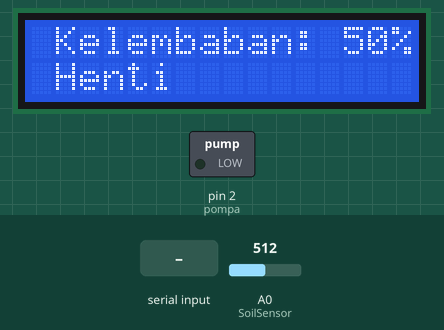
The sketch below on a simulated Arduino Uno, built with avr-gcc and run on an emulated ATmega328P. Parts: 16×2 character LCD, switched loads named in the sketch (green lamp = pin HIGH). Dashed ring = blinking. The test bench sets the inputs (shaded band); at power-on: A0 (SoilSensor) = 512. What the sketch prints to the serial monitor is not drawn.

Above: at 1.02 s.
1.4 s: A0 (SoilSensor) set to 418
At 2.2 s:
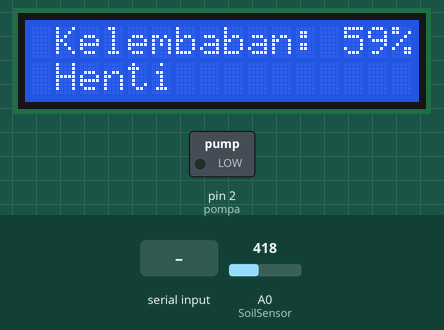
4.5 s: A0 (SoilSensor) set to 399
At 6.0 s:
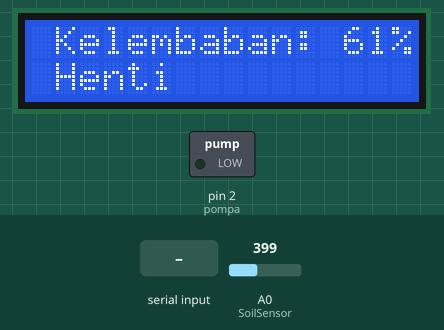
12.3 s: "200\n" received over Serial
At 13.9 s:
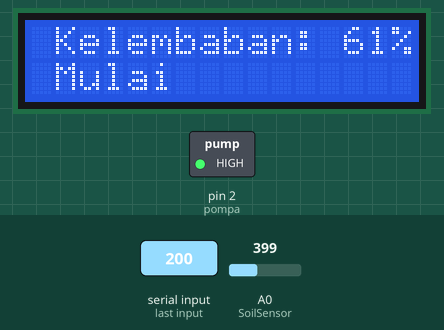
15.4 s: A0 (SoilSensor) set to 306
At 16.0 s:
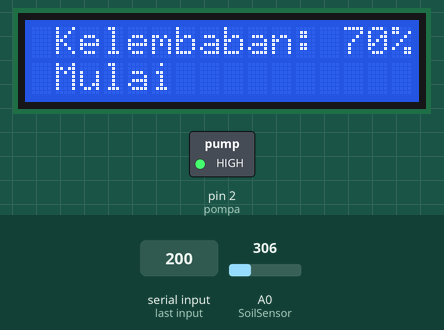
Timing chart, 0 to 18.1 s (numbered marks = the images above; inputs shaded):
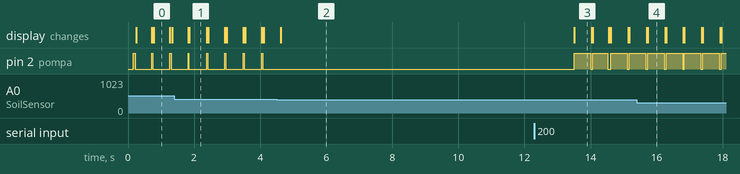

The sketch:

Project_Sisken_Fix.ino
```cpp
//import library
#include <Wire.h>
#include <LiquidCrystal_I2C.h>

//inisialisasi LCD
LiquidCrystal_I2C lcd(0x27,16,2);

//inisialisasi pin input dan output
const int SoilSensor = A0;
const int pompa = 2 ;

int kelembabanRockwool;
float suhu,humi;
float kp = 0.0153;
float ki = 0.0085;
float kd = 0.034;
float Sp =60;
double priError = 0;
double toError = 0;
double error,plus_error, P,I,D, error_sebelum,tambah_error;

void printLCD(String out)
{
  lcd.clear();
  lcd.clear();
  lcd.setCursor(1,0);
  lcd.print("Kelembaban: ");
  lcd.print(kelembabanRockwool);
  lcd.print("% ");
  lcd.setCursor(1,1);
  lcd.print(out);
  return;
}

void setup() {
  Serial.begin(9600);
  pinMode(pompa, OUTPUT);
  lcd.init();
  lcd.init();
  lcd.backlight();
  lcd.clear();
  }

void loop(){

  int hasilPembacaan = analogRead(SoilSensor);
  kelembabanRockwool = map(hasilPembacaan,1024,0,0,100);

  if(Serial.available()){
    String baca = Serial.readString();
    Sp  = baca.toFloat();
    Serial.println("Nilai Setpoint: " + String(Sp));
  }

  error_sebelum  =  error;
  error = Sp - kelembabanRockwool;
  tambah_error = tambah_error + error;
  P  = kp * error;
  I  = ki * tambah_error;
  D  = kd *(error - error_sebelum);

  float PID = P + I + D;


  if(PID < 0.1){
    PID=0.1;
  }
  else if(PID > 5){
    PID=5;
  }

  Serial.print("Kelembaban");
  Serial.print(",");
  Serial.println("Delay");

  Serial.print(kelembabanRockwool);
  Serial.print(",");
  Serial.print(PID);
  Serial.println();

  if(kelembabanRockwool < Sp)
  {
    printLCD("Mulai ");
    digitalWrite(pompa,HIGH);
  }

  delay(PID*100);
  digitalWrite(pompa, LOW);

  printLCD("Henti");
  delay((5-PID)*100);
}
```

Measured:
- the behaviour switches between 410 and 409 on A0 (SoilSensor) (found by bisection; images 1 and 2)
- after the input at 1.4 s, the display: first changes after 0.42 s (image 1 shows a later state)
- after the input at 4.5 s, pin 2 (pompa): stops changing and stays LOW; the display: changes after 0.12 s (image 2)
- after the input at 12.3 s, pin 2 (pompa): alternates HIGH for 0.50 s and LOW for 0.06 s, starting after 1.2 s; the display: changes after 1.2 s (image 3)
- after the input at 15.4 s, the display: first differs from a run without the input after 0.33 s (image 4)
- by itself, pin 2 (pompa): alternates HIGH for 0.03 s and LOW for 0.53 s
- what the display in image 0 shows lasts 0.5 s, from 0.8 s to 1.3 s
